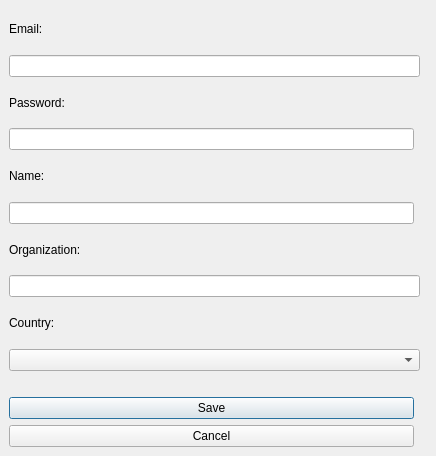
<?xml version="1.0" encoding="UTF-8"?>
<ui version="4.0">
 <class>DlgSettingsUpdate</class>
 <widget class="QDialog" name="DlgSettingsUpdate">
  <property name="geometry">
   <rect>
    <x>0</x>
    <y>0</y>
    <width>436</width>
    <height>456</height>
   </rect>
  </property>
  <property name="sizePolicy">
   <sizepolicy hsizetype="Fixed" vsizetype="Fixed">
    <horstretch>0</horstretch>
    <verstretch>0</verstretch>
   </sizepolicy>
  </property>
  <property name="windowTitle">
   <string>Land Degradation Monitoring Toolbox</string>
  </property>
  <widget class="QWidget" name="gridLayoutWidget">
   <property name="geometry">
    <rect>
     <x>9</x>
     <y>9</y>
     <width>411</width>
     <height>438</height>
    </rect>
   </property>
   <layout class="QGridLayout" name="gridLayout">
    <property name="sizeConstraint">
     <enum>QLayout::SetDefaultConstraint</enum>
    </property>
    <item row="3" column="1">
     <widget class="QLabel" name="label">
      <property name="sizePolicy">
       <sizepolicy hsizetype="Preferred" vsizetype="Minimum">
        <horstretch>0</horstretch>
        <verstretch>0</verstretch>
       </sizepolicy>
      </property>
      <property name="text">
       <string>Password:</string>
      </property>
     </widget>
    </item>
    <item row="2" column="1" colspan="2">
     <widget class="QLineEdit" name="email">
      <property name="inputMethodHints">
       <set>Qt::ImhEmailCharactersOnly</set>
      </property>
      <property name="readOnly">
       <bool>true</bool>
      </property>
     </widget>
    </item>
    <item row="5" column="1">
     <widget class="QLabel" name="label_5">
      <property name="sizePolicy">
       <sizepolicy hsizetype="Preferred" vsizetype="Minimum">
        <horstretch>0</horstretch>
        <verstretch>0</verstretch>
       </sizepolicy>
      </property>
      <property name="text">
       <string>Name:</string>
      </property>
     </widget>
    </item>
    <item row="14" column="1">
     <widget class="QPushButton" name="save">
      <property name="text">
       <string>Save</string>
      </property>
     </widget>
    </item>
    <item row="9" column="1">
     <widget class="QLabel" name="label_3">
      <property name="sizePolicy">
       <sizepolicy hsizetype="Preferred" vsizetype="Minimum">
        <horstretch>0</horstretch>
        <verstretch>0</verstretch>
       </sizepolicy>
      </property>
      <property name="text">
       <string>Organization:</string>
      </property>
     </widget>
    </item>
    <item row="1" column="1">
     <widget class="QLabel" name="label_2">
      <property name="sizePolicy">
       <sizepolicy hsizetype="Preferred" vsizetype="Minimum">
        <horstretch>0</horstretch>
        <verstretch>0</verstretch>
       </sizepolicy>
      </property>
      <property name="text">
       <string>Email:</string>
      </property>
     </widget>
    </item>
    <item row="10" column="1" colspan="2">
     <widget class="QLineEdit" name="organization">
      <property name="inputMethodHints">
       <set>Qt::ImhNone</set>
      </property>
      <property name="echoMode">
       <enum>QLineEdit::Normal</enum>
      </property>
     </widget>
    </item>
    <item row="12" column="1" colspan="2">
     <widget class="QComboBox" name="country"/>
    </item>
    <item row="6" column="1">
     <widget class="QLineEdit" name="name">
      <property name="inputMethodHints">
       <set>Qt::ImhNoAutoUppercase</set>
      </property>
     </widget>
    </item>
    <item row="11" column="1">
     <widget class="QLabel" name="label_4">
      <property name="sizePolicy">
       <sizepolicy hsizetype="Preferred" vsizetype="Minimum">
        <horstretch>0</horstretch>
        <verstretch>0</verstretch>
       </sizepolicy>
      </property>
      <property name="text">
       <string>Country:</string>
      </property>
     </widget>
    </item>
    <item row="15" column="1">
     <widget class="QPushButton" name="cancel">
      <property name="text">
       <string>Cancel</string>
      </property>
     </widget>
    </item>
    <item row="13" column="1">
     <spacer name="verticalSpacer">
      <property name="orientation">
       <enum>Qt::Vertical</enum>
      </property>
      <property name="sizeType">
       <enum>QSizePolicy::Fixed</enum>
      </property>
      <property name="sizeHint" stdset="0">
       <size>
        <width>20</width>
        <height>20</height>
       </size>
      </property>
     </spacer>
    </item>
    <item row="4" column="1">
     <widget class="QLineEdit" name="password">
      <property name="echoMode">
       <enum>QLineEdit::Password</enum>
      </property>
     </widget>
    </item>
   </layout>
  </widget>
 </widget>
 <resources/>
 <connections/>
</ui>
